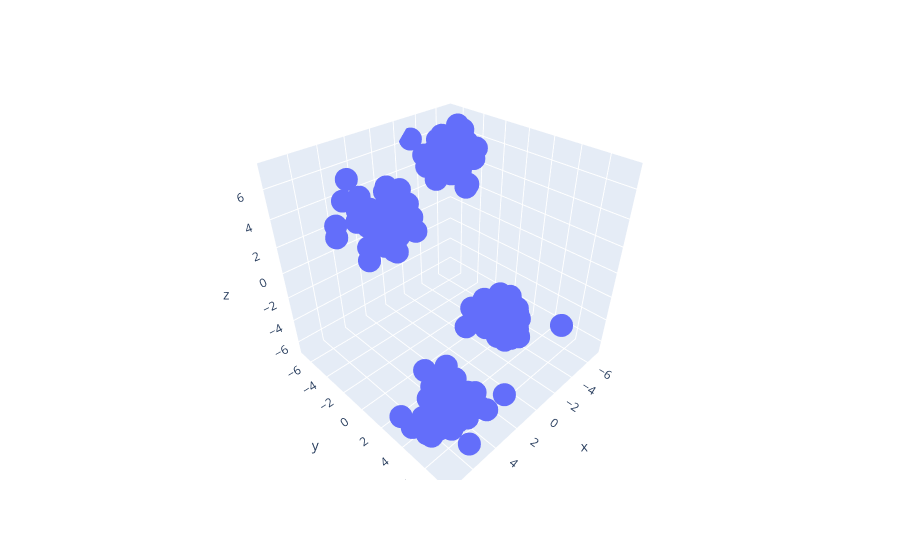

Notebook source saved alongside this figure:
### Code cell
import plotly.express as px
fig = px.scatter_3d(x=X[:,0], y=X[:,1], z=X[:,2])
fig.show()

### Figure 1 — Plotly figure (JSON) as saved in the notebook; plotly's stock layout.template omitted (floating-point values rounded to 4 significant figures; data arrays with more than 128 entries replaced by an {"elided": "..."} marker saying what was removed)
{"data": [{"hovertemplate": "x=%{x}<br>y=%{y}<br>z=%{z}<extra></extra>", "legendgroup": "", "marker": {"color": "#636efa", "symbol": "circle"}, "mode": "markers", "name": "", "scene": "scene", "showlegend": false, "type": "scatter3d", "x": {"elided": "200 float values"}, "y": {"elided": "200 float values"}, "z": {"elided": "200 float values"}}], "layout": {"autosize": true, "legend": {"tracegroupgap": 0}, "margin": {"t": 60}, "scene": {"aspectmode": "auto", "aspectratio": {"x": 1.017, "y": 1.011, "z": 0.9724}, "domain": {"x": [0, 1], "y": [0, 1]}, "xaxis": {"title": {"text": "x"}, "type": "linear"}, "yaxis": {"title": {"text": "y"}, "type": "linear"}, "zaxis": {"title": {"text": "z"}, "type": "linear"}}}}
